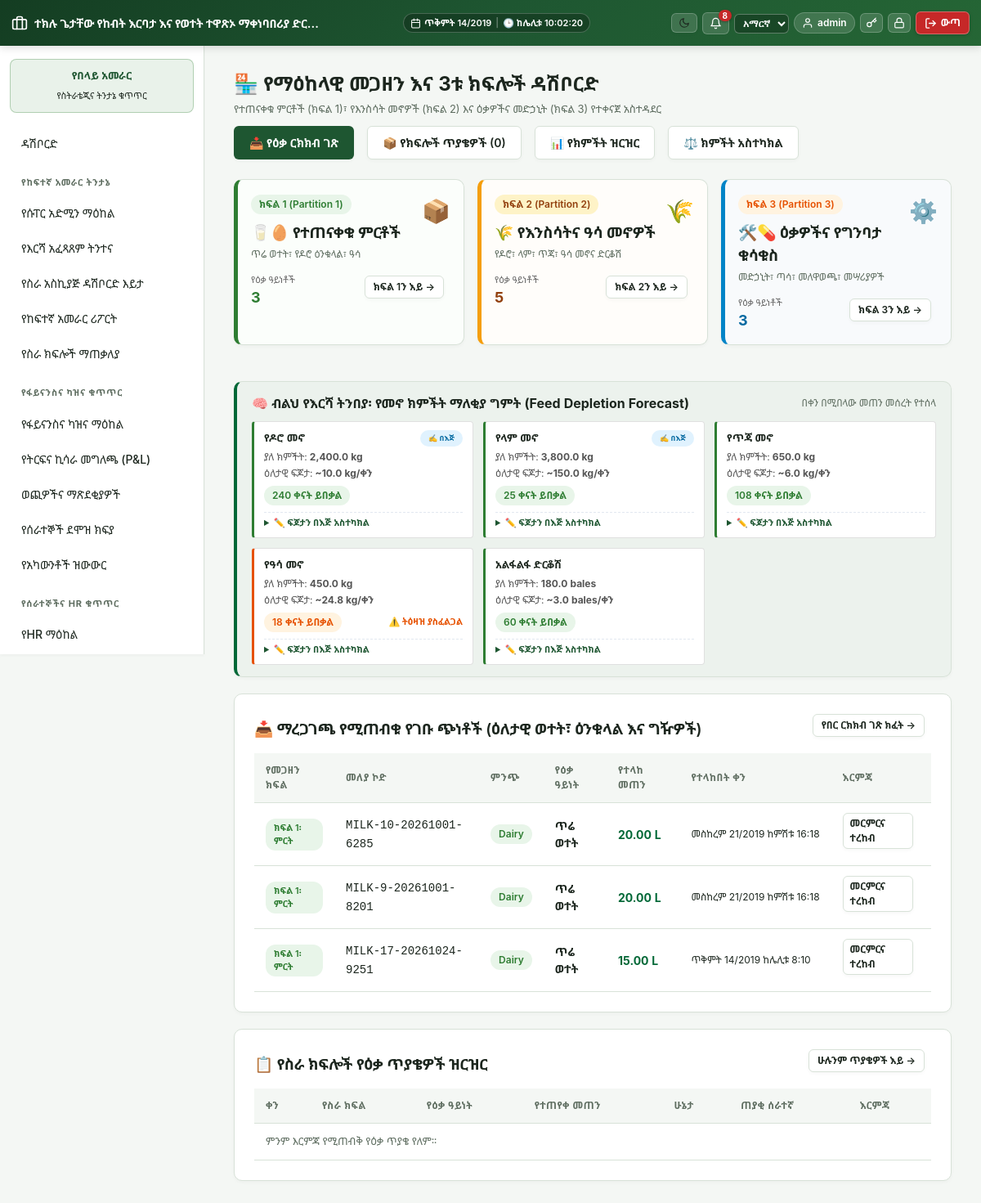
Page /modules/warehouse/dashboard.php (signed in) on the committed database.
### tables this page shows
CREATE TABLE `wh_stock_items` (
  `id` int(11) NOT NULL,
  `sku` varchar(50) NOT NULL,
  `name` varchar(150) NOT NULL,
  `product_class` enum('milk','feed','medicine','equipment','spare_parts','general') NOT NULL,
  `department_scope` varchar(20) DEFAULT NULL COMMENT 'NULL = shared across all departments in its product_class; otherwise a departments.code value restricting it to one department (see includes/material_request_shared.php)',
  `partition_code` enum('finished_products','feed_nutrition','materials_supplies') NOT NULL DEFAULT 'finished_products',
  `unit` varchar(20) NOT NULL,
  `is_perishable` tinyint(1) NOT NULL DEFAULT 0
);

CREATE TABLE `wh_store_receiving` (
  `id` int(11) NOT NULL,
  `dispatch_code` varchar(50) NOT NULL,
  `source_type` enum('dairy','poultry','fish','feed_production','purchase') NOT NULL,
  `source_reference` varchar(100) DEFAULT NULL,
  `material_request_id` int(11) DEFAULT NULL,
  `warehouse_id` int(11) NOT NULL,
  `stock_item_id` int(11) NOT NULL,
  `sent_quantity` decimal(12,2) NOT NULL,
  `received_quantity` decimal(12,2) DEFAULT NULL,
  `variance_quantity` decimal(12,2) GENERATED ALWAYS AS (`sent_quantity` - coalesce(`received_quantity`,0)) STORED,
  `variance_reason` varchar(255) DEFAULT NULL,
  `status` enum('pending_receipt','stored','sent_to_department','received_full','received_variance','rejected') NOT NULL DEFAULT 'pending_receipt',
  `sent_by` int(11) NOT NULL,
  `sent_at` datetime NOT NULL DEFAULT current_timestamp(),
  `received_by` int(11) DEFAULT NULL,
  `received_at` datetime DEFAULT NULL
);

### modules/warehouse/dashboard.php (the view, shortened to what the rows shown need)
<?php
require_once __DIR__ . '/../../includes/functions.php';
require_once __DIR__ . '/../../includes/auth.php';
require_once __DIR__ . '/../../includes/header.php';
$pendingShipments = db()->query(
    "SELECT r.*, i.name AS item_name, i.unit, i.partition_code, u.name AS sender_name
     FROM wh_store_receiving r
     JOIN wh_stock_items i ON i.id = r.stock_item_id
     JOIN users u ON u.id = r.sent_by
     WHERE r.status = 'pending_receipt'
     ORDER BY r.sent_at ASC LIMIT 8"
)->fetchAll();
$smartFeeds = smart_get_feed_depletion_forecast();
?>
<div style="display:flex;justify-content:space-between;align-items:center;margin-bottom:16px;flex-wrap:wrap;gap:10px">
    <div>
        <h2 class="mt-0" style="margin-bottom:4px">🏪 <?= current_locale() === 'am' ? 'የማዕከላዊ መጋዘን እና 3ቱ ክፍሎች ዳሽቦርድ' : 'Central Warehouse & 3-Partition Dashboard' ?></h2>
    </div>
</div>
<?php if (!empty($smartFeeds)): ?>
<div class="card" style="margin-bottom:20px;border-left:4px solid #006837;background:rgba(0,104,55,0.03);padding:14px 18px">
    <div style="display:grid;grid-template-columns:repeat(auto-fit, minmax(220px, 1fr));gap:12px">
        <?php foreach ($smartFeeds as $sf):
            $cardBorder = $sf['urgency'] === 'critical' ? '#b3261e' : ($sf['urgency'] === 'warning' ? '#e65100' : '#2e7d32');
            $daysBadge = $sf['urgency'] === 'critical' ? 'sold' : ($sf['urgency'] === 'warning' ? 'dry' : 'milking');
        ?>
            <div style="background:#fff;border:1px solid #e0e0e0;border-left:3px solid <?= $cardBorder ?>;padding:10px 12px;border-radius:4px">
                <div style="display:flex;justify-content:space-between;align-items:flex-start;margin-bottom:4px">
                    <div style="font-weight:600;font-size:13px"><?= h($sf['name']) ?></div>
                    <?php if (!empty($sf['is_manual'])): ?>
                        <span class="badge" style="background:#e0f2fe;color:#0369a1;font-size:9px" title="<?= current_locale() === 'am' ? 'በአስተዳዳሪው በእጅ የተስተካከለ' : 'Manually set by manager' ?>">✍️ <?= current_locale() === 'am' ? 'በእጅ' : 'Manual' ?></span>
                    <?php endif; ?>
                </div>
                <div style="font-size:12px;color:#555">
                    <?= current_locale() === 'am' ? 'ያለ ክምችት:' : 'Stock:' ?> <strong><?= number_format($sf['stock'], 1) ?> <?= h($sf['unit']) ?></strong>
                </div>
                <div style="font-size:12px;color:#555;margin-top:2px">
                    <?= current_locale() === 'am' ? 'ዕለታዊ ፍጆታ:' : 'Daily Burn:' ?> <strong>~<?= number_format($sf['daily_burn'], 1) ?> <?= h($sf['unit']) ?>/ቀን</strong>
                </div>
                <div style="margin-top:6px;display:flex;justify-content:space-between;align-items:center;flex-wrap:wrap;gap:4px">
                    <span class="badge <?= $daysBadge ?>">
                        <?= $sf['days_left'] ?> <?= current_locale() === 'am' ? 'ቀናት ይበቃል' : 'days left' ?>
                    </span>
                    <?php if ($sf['urgency'] !== 'ok'): ?>
                        <span style="font-size:11px;color:<?= $cardBorder ?>;font-weight:600">⚠️ <?= current_locale() === 'am' ? 'ትዕዛዝ ያስፈልጋል' : 'Reorder soon' ?></span>
                    <?php endif; ?>
                </div>
                <details style="margin-top:8px;font-size:11px;border-top:1px dashed #e2e8f0;padding-top:4px">
                    <summary style="cursor:pointer;color:var(--primary,#006837);font-weight:600">✏️ <?= current_locale() === 'am' ? 'ፍጆታን በእጅ አስተካክል' : 'Set Daily Burn' ?></summary>
                </details>
            </div>
        <?php endforeach; ?>
    </div>
</div>
<?php endif; ?>
<div class="card" style="margin-bottom:20px">
    <table>
        <thead>
            <tr>
                <th><?= current_locale() === 'am' ? 'የመጋዘን ክፍል' : 'Partition' ?></th>
                <th><?= current_locale() === 'am' ? 'መለያ ኮድ' : 'Code' ?></th>
                <th><?= current_locale() === 'am' ? 'ምንጭ' : 'Source' ?></th>
                <th><?= current_locale() === 'am' ? 'የዕቃ ዓይነት' : 'Item' ?></th>
                <th><?= current_locale() === 'am' ? 'የተላከ መጠን' : 'Sent Qty' ?></th>
                <th><?= current_locale() === 'am' ? 'የተላከበት ቀን' : 'Sent Date' ?></th>
                <th><?= current_locale() === 'am' ? 'እርምጃ' : 'Action' ?></th>
            </tr>
        </thead>
        <tbody>
            <?php foreach ($pendingShipments as $p):
                $pBadge = match($p['partition_code'] ?? 'finished_products') {
                    'finished_products'  => '<span class="badge milking" style="font-size:11px">' . (current_locale() === 'am' ? 'ክፍል 1፡ ምርት' : 'Part 1: Product') . '</span>',
                    'feed_nutrition'     => '<span class="badge" style="background:#fef3c7;color:#92400e;font-size:11px">' . (current_locale() === 'am' ? 'ክፍል 2፡ መኖ' : 'Part 2: Feed') . '</span>',
                    'materials_supplies' => '<span class="badge dry" style="font-size:11px">' . (current_locale() === 'am' ? 'ክፍል 3፡ ዕቃ/መድኃኒት' : 'Part 3: Material') . '</span>',
                    default              => '<span class="badge">' . h($p['partition_code']) . '</span>'
                };
            ?>
                <tr>
                    <td><?= $pBadge ?></td>
                    <td><code><?= h($p['dispatch_code']) ?></code></td>
                    <td><span class="badge active"><?= h(ucfirst(str_replace('_', ' ', $p['source_type']))) ?></span></td>
                    <td><strong><?= h($p['item_name']) ?></strong></td>
                    <td><strong style="color:#006837"><?= number_format($p['sent_quantity'], 2) ?> <?= h($p['unit']) ?></strong></td>
                    <td style="font-size:12px;white-space:nowrap"><?= h(eth_datetime($p['sent_at'])) ?></td>
                    <td>
                        <a href="<?= BASE_URL ?>/modules/warehouse/receiving.php#rcv-<?= (int)$p['id'] ?>" class="btn secondary" style="padding:3px 8px;font-size:12px"><?= current_locale() === 'am' ? 'መርምርና ተረከብ' : 'Review & Receive' ?></a>
                    </td>
                </tr>
            <?php endforeach; ?>
        </tbody>
    </table>
</div>
<div class="card">
    <table>
        <thead>
            <tr>
                <th><?= current_locale() === 'am' ? 'ቀን' : 'Date' ?></th>
                <th><?= current_locale() === 'am' ? 'የስራ ክፍል' : 'Department' ?></th>
                <th><?= current_locale() === 'am' ? 'የዕቃ ዓይነት' : 'Item' ?></th>
                <th><?= current_locale() === 'am' ? 'የተጠየቀ መጠን' : 'Requested' ?></th>
                <th><?= current_locale() === 'am' ? 'ሁኔታ' : 'Status' ?></th>
                <th><?= current_locale() === 'am' ? 'ጠያቂ ሰራተኛ' : 'Requested By' ?></th>
                <th><?= current_locale() === 'am' ? 'እርምጃ' : 'Action' ?></th>
            </tr>
        </thead>
    </table>
</div>
<?php require_once __DIR__ . '/../../includes/footer.php'; ?>

### rows in the picture
wh_stock_items: name "የዶሮ መኖ", shows "በእጅ", stock "2,400.0", unit "kg", daily_burn "10.0", days_left "240"
wh_stock_items: name "የላም መኖ", shows "በእጅ", stock "3,800.0", unit "kg", daily_burn "150.0", days_left "25"
wh_stock_items: name "የጥጃ መኖ", stock "650.0", unit "kg", daily_burn "6.0", days_left "108"
wh_stock_items: name "የዓሳ መኖ", stock "450.0", unit "kg", daily_burn "24.8", days_left "18", shows "ትዕዛዝ ያስፈልጋል"
wh_stock_items: name "አልፋልፋ ድርቆሽ", stock "180.0", unit "bales", daily_burn "3.0", days_left "60"
wh_store_receiving: stock_item.partition_code "ክፍል 1፡ ምርት", dispatch_code "MILK-10-20261001-6285", source_type "Dairy", stock_item.name "ጥሬ ወተት", sent_quantity "20.00", stock_item.unit "L", sent_at "መስከረም 21/2019 ከምሽቱ 16:18"
wh_store_receiving: stock_item.partition_code "ክፍል 1፡ ምርት", dispatch_code "MILK-9-20261001-8201", source_type "Dairy", stock_item.name "ጥሬ ወተት", sent_quantity "20.00", stock_item.unit "L", sent_at "መስከረም 21/2019 ከምሽቱ 16:18"
wh_store_receiving: stock_item.partition_code "ክፍል 1፡ ምርት", dispatch_code "MILK-17-20261024-9251", source_type "Dairy", stock_item.name "ጥሬ ወተት", sent_quantity "15.00", stock_item.unit "L", sent_at "ጥቅምት 14/2019 ከሌሊቱ 8:10"

### other values in the picture
$unread "8"
$user['name'] "admin"
t('nav.dashboard') "ዳሽቦርድ"
$sec['title'] "የከፍተኛ አመራር ትንታኔ"
$item['label'] "የሱፐር አድሚን ማዕከል"
$item['label'] "የእርሻ አፈጻጸም ትንተና"
$item['label'] "የስራ አስኪያጅ ዳሽቦርድ እይታ"
$item['label'] "የከፍተኛ አመራር ሪፖርት"
$item['label'] "የስራ ክፍሎች ማጠቃለያ"
$sec['title'] "የፋይናንስና ካዝና ቁጥጥር"
$item['label'] "የፋይናንስና ካዝና ማዕከል"
$item['label'] "የትርፍና ኪሳራ መግለጫ (P&L)"
$item['label'] "ወጪዎችና ማጽደቂያዎች"
$item['label'] "የሰራተኞች ደሞዝ ክፍያ"
$item['label'] "የአካውንቶች ዝውውር"
